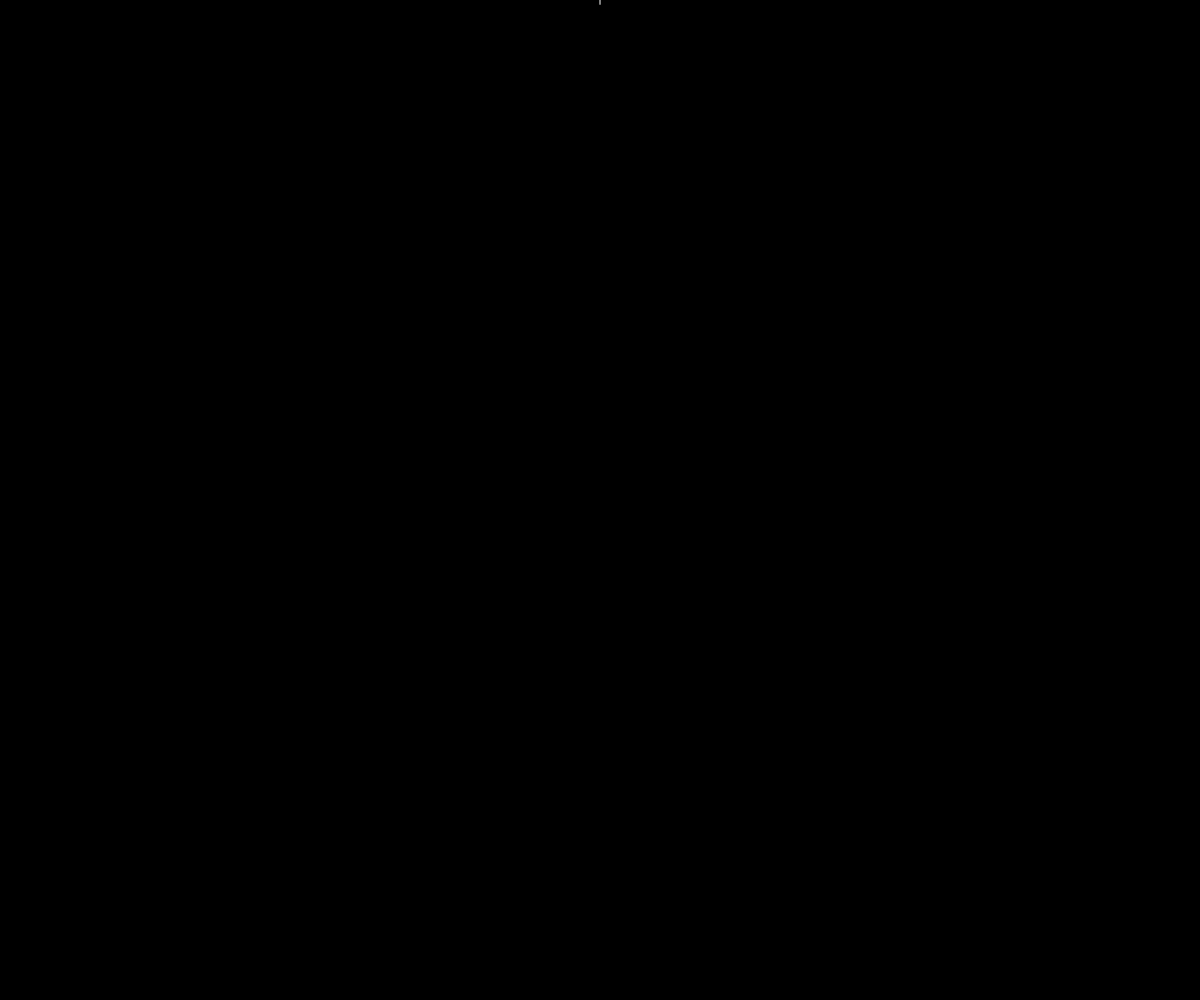
Frame 1 (no input)
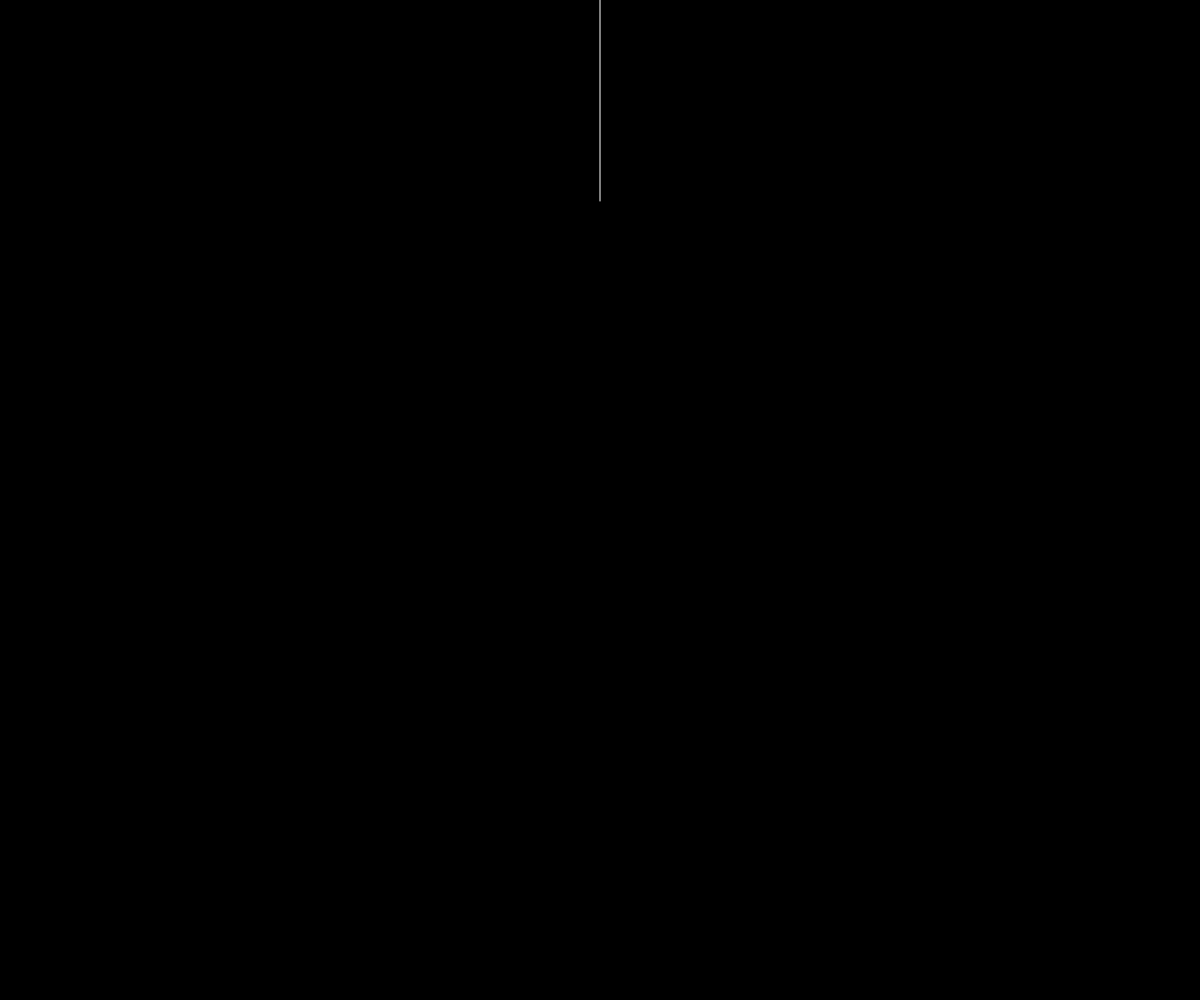
Frame 60 (no input)
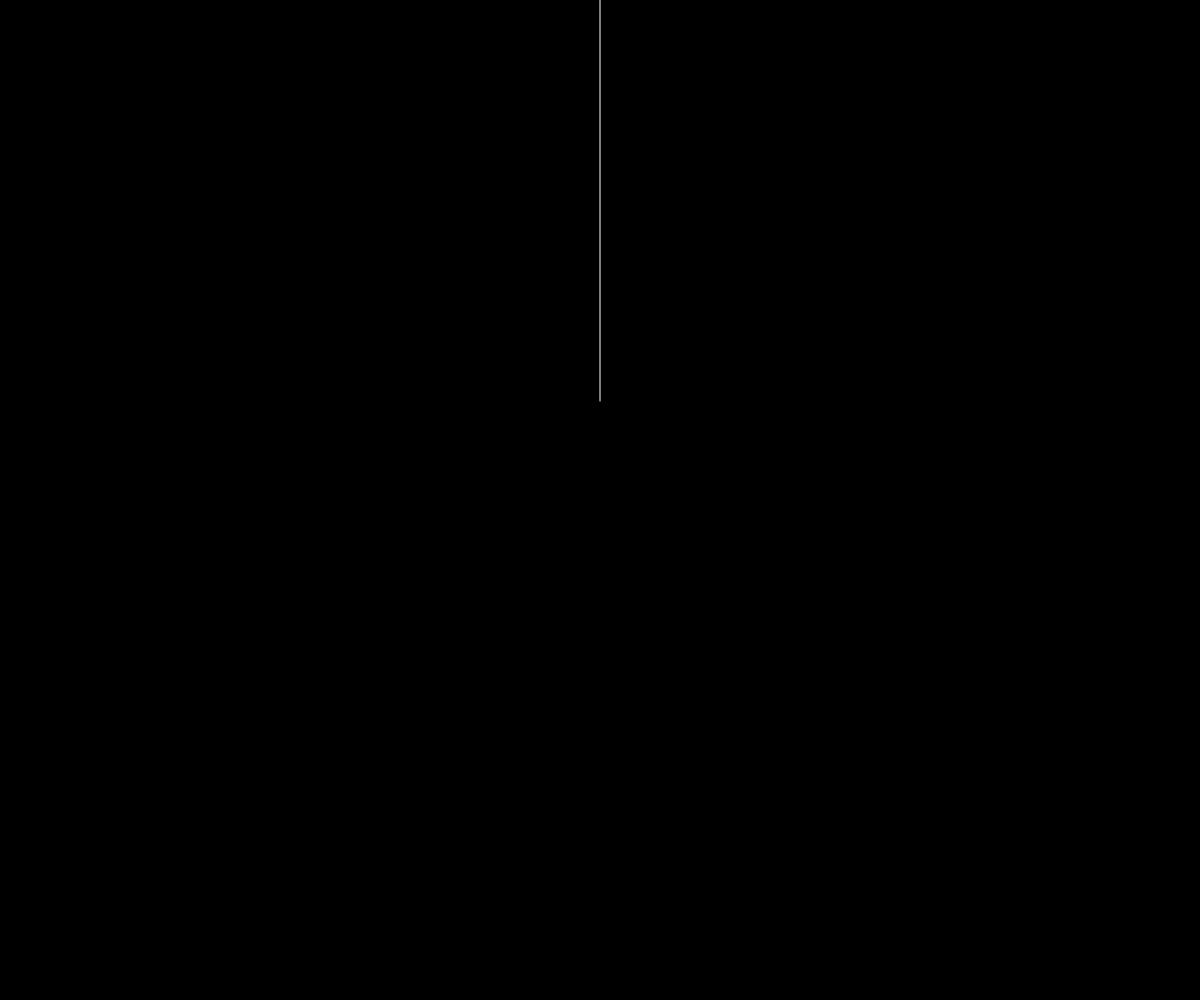
Frame 120 (the mouse pressed at the canvas centre since frame 60)

The p5.js sketch that drew these frames (run headless with seeded random() and noise() and a simulated clock; from frame 60 on, the mouse is pressed at the canvas centre):

// p5.js sketch
// ── sketch.js
// quanti pixel in un secondo?
const speed = 200;

let currentY = 1;
let ydir = 1;

function setup() {
	createCanvas(windowWidth, windowHeight);
	stroke(255);
	fill(200);
}

function windowResized() {
	resizeCanvas(windowWidth, windowHeight);
}

function draw(){
	background(0);

	const speedRate = speed / Math.max(getFrameRate(), getTargetFrameRate());
	currentY += speedRate * ydir;

	if (currentY >= height || currentY < 1) {
		currentY = Math.min(Math.max(currentY, 1), height - 1);
		ydir *= -1;
	}

	line(width/2, 0, width/2, currentY);
}
